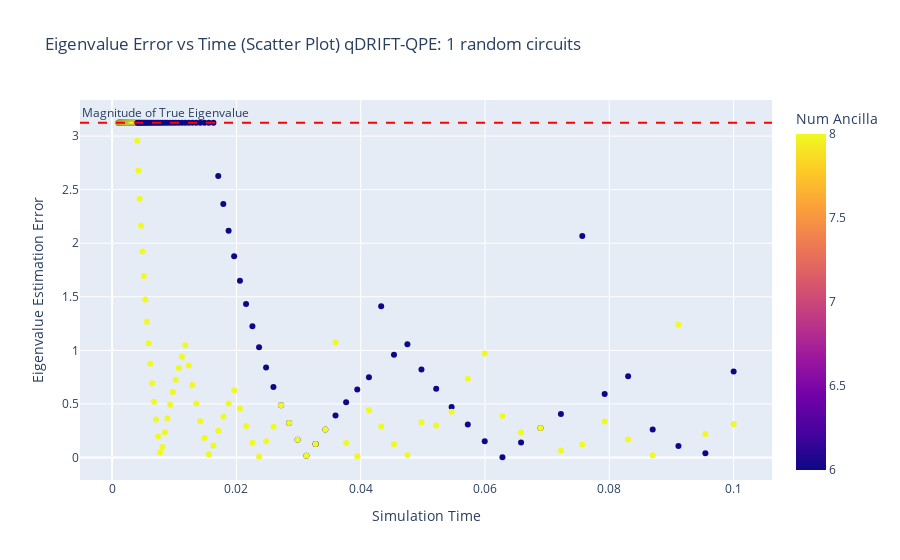

The notebook cell this image was saved under:
### Code cell
qdrift_qpe_df_other_parameters = pd.read_csv("qdrift_ising_model_sweep_data_all_2025-06-05.csv")
expected_eigenvalue = 3.1240998703626572
for group in qdrift_qpe_df_other_parameters.groupby("Num Random Circuits"):
    num_random_circuits, group_df = group
    title_suffix = f"qDRIFT-QPE: {num_random_circuits} random circuits"
    smallest_error = group_df["Eigenvalue Error"].min()
    mean_error = group_df["Eigenvalue Error"].mean()
    stdev_error = group_df["Eigenvalue Error"].std()
    print(f"Num Random Circuits: {num_random_circuits}, Smallest Error: {smallest_error}, Mean Error: {mean_error}, Std Dev Error: {stdev_error}")
    plot_error_vs_time(group_df, title_suffix, expected_eigenvalue)

### Figure 1 — Plotly figure (JSON) as saved in the notebook; plotly's stock layout.template omitted (floating-point values rounded to 4 significant figures; data arrays with more than 128 entries replaced by an {"elided": "..."} marker saying what was removed)
{"data": [{"hovertemplate": "Time=%{x}<br>Error=%{y}<br>Num Ancilla=%{marker.color}<extra></extra>", "legendgroup": "", "marker": {"color": {"elided": "202 int values"}, "coloraxis": "coloraxis", "symbol": "circle"}, "mode": "markers", "name": "", "orientation": "v", "showlegend": false, "type": "scatter", "x": {"elided": "202 float values"}, "xaxis": "x", "y": {"elided": "202 float values"}, "yaxis": "y"}], "layout": {"annotations": [{"showarrow": false, "text": "Magnitude of True Eigenvalue", "x": 0, "xanchor": "left", "xref": "x domain", "y": 3.124, "yanchor": "bottom", "yref": "y"}], "coloraxis": {"colorbar": {"title": {"text": "Num Ancilla"}}, "colorscale": [[0, "#0d0887"], [0.1111, "#46039f"], [0.2222, "#7201a8"], [0.3333, "#9c179e"], [0.4444, "#bd3786"], [0.5556, "#d8576b"], [0.6667, "#ed7953"], [0.7778, "#fb9f3a"], [0.8889, "#fdca26"], [1, "#f0f921"]]}, "legend": {"title": {"text": "Number of Ancilla Qubits"}, "tracegroupgap": 0}, "shapes": [{"line": {"color": "red", "dash": "dash"}, "type": "line", "x0": 0, "x1": 1, "xref": "x domain", "y0": 3.124, "y1": 3.124, "yref": "y"}], "title": {"text": "Eigenvalue Error vs Time (Scatter Plot) qDRIFT-QPE: 1 random circuits"}, "xaxis": {"anchor": "y", "domain": [0, 1], "title": {"text": "Simulation Time"}}, "yaxis": {"anchor": "x", "domain": [0, 1], "title": {"text": "Eigenvalue Estimation Error"}}}}
